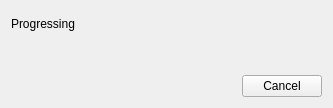
<?xml version="1.0" encoding="UTF-8"?>
<ui version="4.0">
 <class>HNProgressDialog</class>
 <widget class="HNDialog" name="HNProgressDialog">
  <property name="geometry">
   <rect>
    <x>0</x>
    <y>0</y>
    <width>333</width>
    <height>108</height>
   </rect>
  </property>
  <property name="windowTitle">
   <string>Dialog</string>
  </property>
  <layout class="QGridLayout" name="gridLayout">
   <item row="0" column="0" colspan="2">
    <widget class="QLabel" name="label">
     <property name="text">
      <string>Progressing</string>
     </property>
    </widget>
   </item>
   <item row="3" column="0">
    <spacer name="horizontalSpacer">
     <property name="orientation">
      <enum>Qt::Horizontal</enum>
     </property>
     <property name="sizeHint" stdset="0">
      <size>
       <width>40</width>
       <height>20</height>
      </size>
     </property>
    </spacer>
   </item>
   <item row="3" column="1">
    <widget class="HNPushButton" name="btnCancel">
     <property name="text">
      <string>Cancel</string>
     </property>
    </widget>
   </item>
   <item row="1" column="0" colspan="2">
    <widget class="HNProgressBar" name="widgetBar" native="true"/>
   </item>
  </layout>
 </widget>
 <customwidgets>
  <customwidget>
   <class>HNPushButton</class>
   <extends>QPushButton</extends>
   <header>hnpushbutton.h</header>
  </customwidget>
  <customwidget>
   <class>HNDialog</class>
   <extends>QWidget</extends>
   <header>hndialog.h</header>
   <container>1</container>
  </customwidget>
  <customwidget>
   <class>HNProgressBar</class>
   <extends>QWidget</extends>
   <header>hnprogressbar.h</header>
   <container>1</container>
  </customwidget>
 </customwidgets>
 <resources/>
 <connections/>
</ui>
